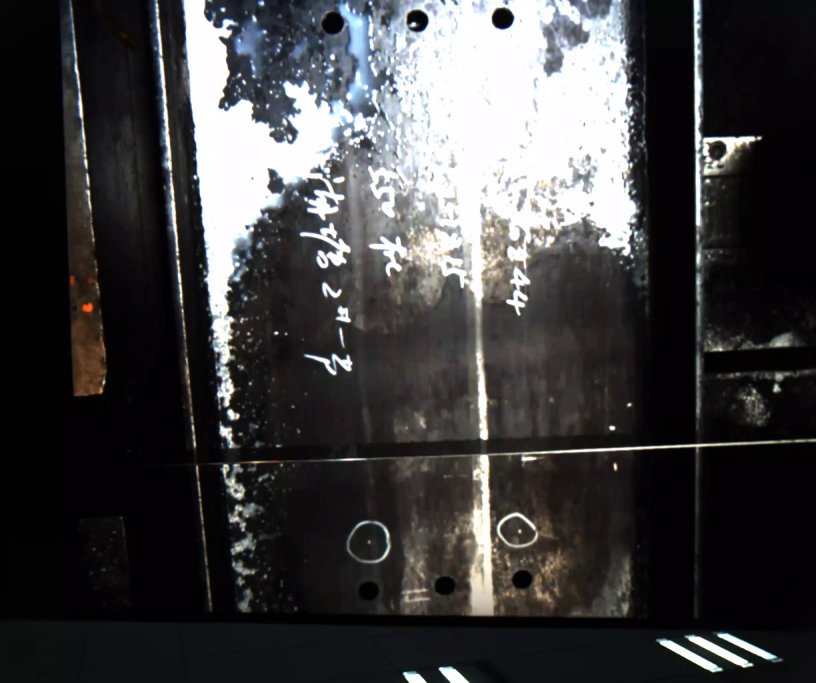
#> input picture frame 0 of Recording.avi, 2448 x 2048 px, given in place of Video_20240311134300390.avi, which was not available (shown at 1/3 size)
$ python MD_align_video.py
#> lines starting #> are read from the running program, lines starting #| are printed output that depends on the picture; after the words box and inside, x2 and y2 are one past the last pixel; in counts of white or black regions, pixels touching at a corner belong together; pictures that were not available may be replaced by others from this repository, and a replacement may not be noted
import cv2
import numpy as np

# 读取视频
cap = cv2.VideoCapture('Video_20240311134300390.avi')

# 检查视频是否成功打开
if not cap.isOpened():
    print("Error: Unable to open the video file.")
    exit()

# 获取视频信息
fps = int(cap.get(cv2.CAP_PROP_FPS))
width = int(cap.get(cv2.CAP_PROP_FRAME_WIDTH))
height = int(cap.get(cv2.CAP_PROP_FRAME_HEIGHT))

# 设置视频写入对象
fourcc = cv2.VideoWriter_fourcc(*'XVID')
out = cv2.VideoWriter('Video_20240311134300390-r.avi', fourcc, fps, (width, height))

# 检查视频写入对象是否成功创建
if not out.isOpened():
    print("Error: Unable to create the output video file.")
    cap.release()
    exit()

# 创建窗口并设置初始大小
cv2.namedWindow('Contours', cv2.WINDOW_NORMAL)
cv2.resizeWindow('Contours', width, height)

while cap.isOpened():
    ret, frame = cap.read()
#> frame is the input picture: shape (2048, 2448, 3); mean B, G, R 64.1, 62.9, 63.7
    if not ret:
        break

    # 将帧转换为灰度图像
    gray = cv2.cvtColor(frame, cv2.COLOR_BGR2GRAY)
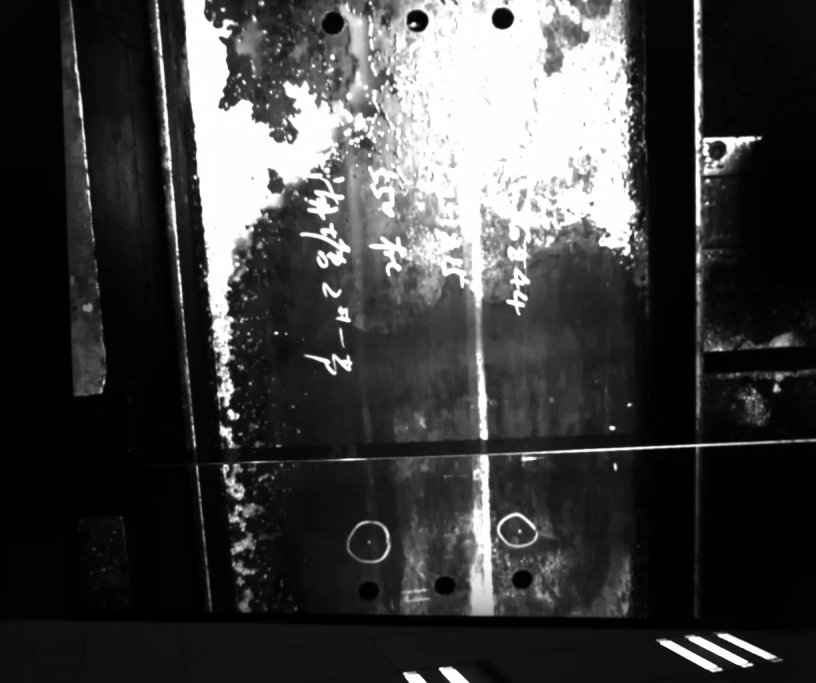
#> gray: shape (2048, 2448) (shown at 1/3 size); min 0, max 255, mean 63.2

    # 添加模糊操作
    blurred = cv2.GaussianBlur(gray, (7, 7), 0)

    # 通过亮度筛选图像轮廓
    _, thresh = cv2.threshold(blurred, 100, 225, cv2.THRESH_BINARY)
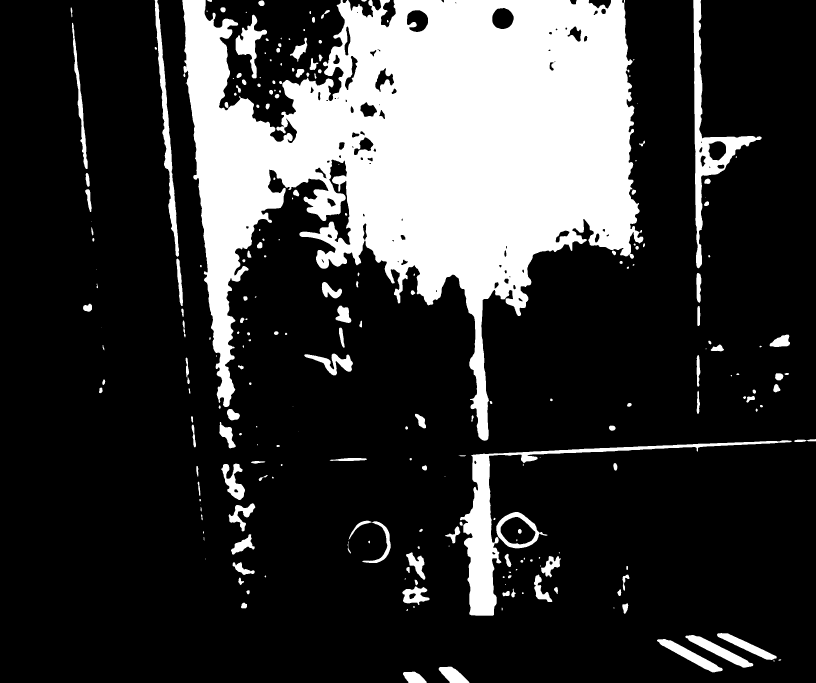
#> thresh: shape (2048, 2448) (shown at 1/3 size); values 0 (black) and 225 (white), 21.5% white; 243 white regions (45 under 20 px)

    # 查找轮廓
    contours, _ = cv2.findContours(thresh, cv2.RETR_EXTERNAL, cv2.CHAIN_APPROX_SIMPLE)
#> contours = 241 contours, 63 with area under 20; largest, box (x1, y1, x2, y2) and area: (547, 0, 1930, 1322) 922524, (1380, 1321, 2375, 1847) 39849, (2080, 0, 2285, 805) 25836, (464, 0, 537, 770) 10278, (1489, 1536, 1642, 1645) 10109

    # 循环处理每个轮廓
    for contour in contours:
        # 计算轮廓的面积
        area = cv2.contourArea(contour)
        if 4000 < area < 50000:


            # 计算轮廓的圆度
            perimeter = cv2.arcLength(contour, True)
            circularity = 4 * np.pi * area / (perimeter * perimeter)

            # 判断圆度是否满足条件
            if circularity < 0.6:
                continue

            # 根据面积大小选择颜色
            color = (0, 255, 0) if area > 0 else (0, 0, 255)
            # 画出轮廓
            cv2.drawContours(frame, [contour], -1, color, 2)


            # 在轮廓中心点标注圆度q
            M = cv2.moments(contour)
            if M["m00"] != 0:
                cX = int(M["m10"] / M["m00"])
                cY = int(M["m01"] / M["m00"])
                cv2.putText(frame, f'{circularity:.2f}'+"/"+f'{area}', (cX, cY), cv2.FONT_HERSHEY_SIMPLEX, 1, (255, 255, 255), 2)
                cv2.circle(frame, (cX, cY), 5, (255, 255, 255), -1)

                # 向内偏移10像素
                radius = int(np.sqrt(area / np.pi)) - 30

                # 截取圆内的区域
                circle_mask = np.zeros_like(gray)
                cv2.circle(circle_mask, (cX, cY), radius, 255, -1)
                circle_area = cv2.bitwise_and(gray, gray, mask=circle_mask)

                # 找到圆内亮度最高的点
                _, max_val, _, max_loc = cv2.minMaxLoc(circle_area)

                # 标记红点
                cv2.circle(frame, max_loc, 5, (0, 0, 255), -1)
#> this loop made 241 passes
#> (area, perimeter, circularity, color, cX, cY, radius, max_val) on pass 58: (10109, 436.4, 0.667, (0, 255, 0), 1551, 1592, 26, 247)
#> (area, perimeter, circularity) on passes 5, 6, 80, 229, 237, 241: (4874, 478.7, 0.267), (4974.5, 491.6, 0.259), (39849, 3394.1, 0.0435), (5835, 625.2, 0.188), (25836.5, 2050.7, 0.0772), (10278.5, 1655.3, 0.0471)
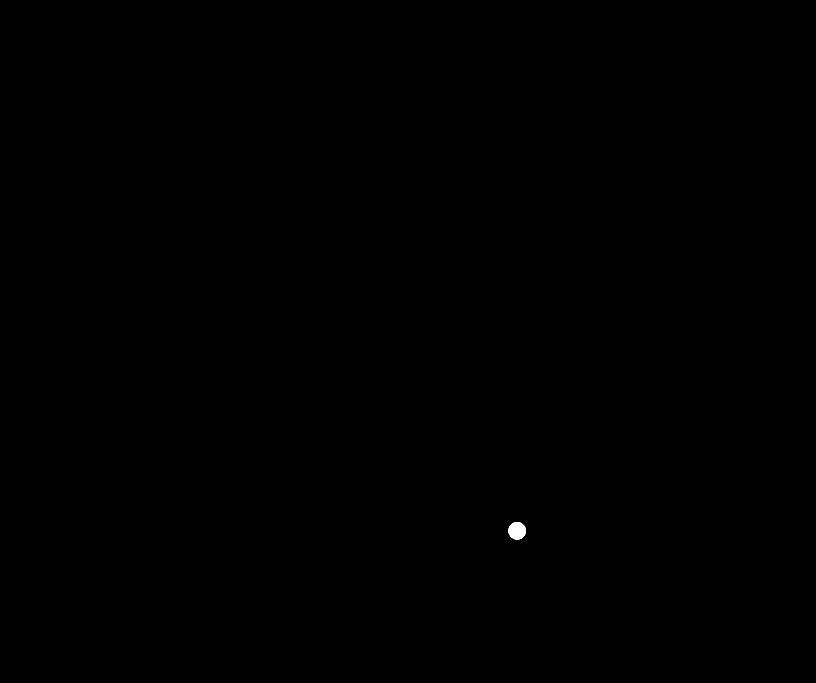
#> circle_mask: shape (2048, 2448) (shown at 1/3 size); 0.04% white; 1 white region, box (x1, y1, x2, y2) and area: (1525, 1566, 1578, 1619) 2121

    # 将处理后的帧写入到视频文件中
    out.write(frame)

    # 显示结果并调整窗口大小
    cv2.imshow('Contours', frame)
    cv2.resizeWindow('Contours', width, height)

    if cv2.waitKey(1) & 0xFF == ord('q'):
#> (key q is pressed here)
        break

# 释放资源
cap.release()
out.release()
cv2.destroyAllWindows()
